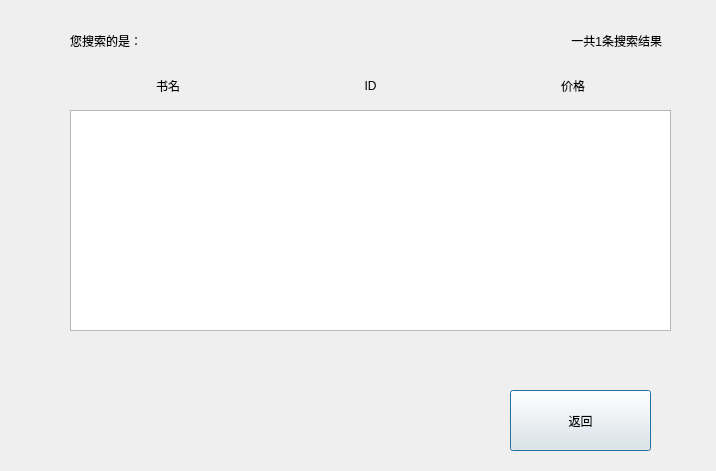
<?xml version="1.0" encoding="UTF-8"?>
<ui version="4.0">
 <class>searchDialog</class>
 <widget class="QDialog" name="searchDialog">
  <property name="geometry">
   <rect>
    <x>0</x>
    <y>0</y>
    <width>716</width>
    <height>471</height>
   </rect>
  </property>
  <property name="windowTitle">
   <string>Dialog</string>
  </property>
  <widget class="QPushButton" name="returnBut">
   <property name="geometry">
    <rect>
     <x>510</x>
     <y>390</y>
     <width>141</width>
     <height>61</height>
    </rect>
   </property>
   <property name="text">
    <string>返回</string>
   </property>
  </widget>
  <widget class="QWidget" name="horizontalLayoutWidget">
   <property name="geometry">
    <rect>
     <x>70</x>
     <y>60</y>
     <width>601</width>
     <height>51</height>
    </rect>
   </property>
   <layout class="QHBoxLayout" name="horizontalLayout">
    <item>
     <widget class="QLabel" name="nameLab">
      <property name="sizePolicy">
       <sizepolicy hsizetype="Preferred" vsizetype="Preferred">
        <horstretch>0</horstretch>
        <verstretch>0</verstretch>
       </sizepolicy>
      </property>
      <property name="text">
       <string>书名</string>
      </property>
      <property name="alignment">
       <set>Qt::AlignCenter</set>
      </property>
     </widget>
    </item>
    <item>
     <widget class="QLabel" name="IDLab">
      <property name="text">
       <string>ID</string>
      </property>
      <property name="alignment">
       <set>Qt::AlignCenter</set>
      </property>
     </widget>
    </item>
    <item>
     <widget class="QLabel" name="priceLab">
      <property name="text">
       <string>价格</string>
      </property>
      <property name="alignment">
       <set>Qt::AlignCenter</set>
      </property>
     </widget>
    </item>
   </layout>
  </widget>
  <widget class="QListWidget" name="bookList">
   <property name="geometry">
    <rect>
     <x>70</x>
     <y>110</y>
     <width>601</width>
     <height>221</height>
    </rect>
   </property>
  </widget>
  <widget class="QLabel" name="label">
   <property name="geometry">
    <rect>
     <x>70</x>
     <y>30</y>
     <width>221</width>
     <height>21</height>
    </rect>
   </property>
   <property name="text">
    <string>您搜索的是：</string>
   </property>
  </widget>
  <widget class="QLabel" name="label_2">
   <property name="geometry">
    <rect>
     <x>491</x>
     <y>30</y>
     <width>171</width>
     <height>21</height>
    </rect>
   </property>
   <property name="text">
    <string>一共1条搜索结果</string>
   </property>
   <property name="alignment">
    <set>Qt::AlignRight|Qt::AlignTrailing|Qt::AlignVCenter</set>
   </property>
  </widget>
 </widget>
 <resources/>
 <connections/>
</ui>
